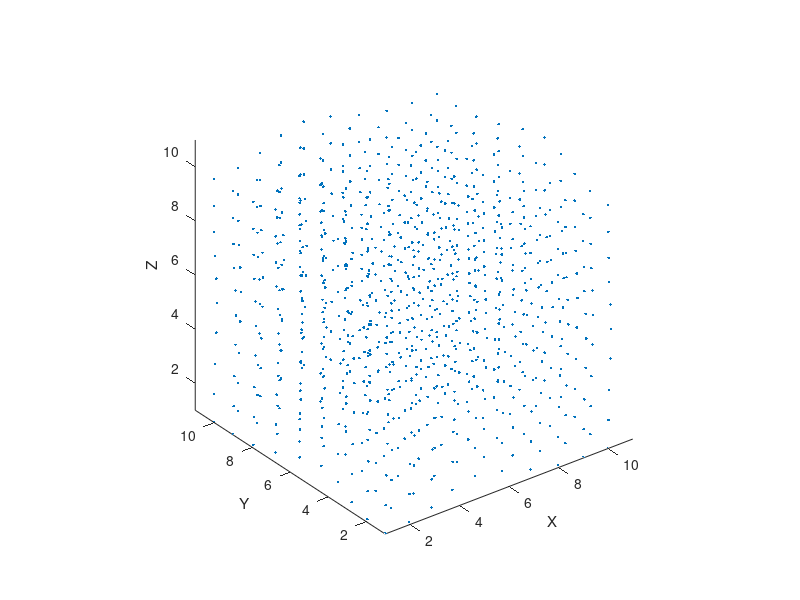

Here is the MATLAB script that generated this plot:
% Geometrodynamic_space
clear
clc

grid_size = 10; % number of points in each dimention.
a0 = 1; % lattice constant at rest
[grid_x, grid_y, grid_z] = meshgrid(1:grid_size);

% Gaussians:
sigma_x = 2;
sigma_y = 2;
sigma_z = 2;

mu_x = grid_size/2;
mu_y = grid_size/2;
mu_z = grid_size/2;

gauss_x = exp(-0.5*((grid_x - mu_x)/sigma_x).^2);
gauss_y = exp(-0.5*((grid_y - mu_y)/sigma_y).^2);
gauss_z = exp(-0.5*((grid_z - mu_z)/sigma_z).^2);

points_x = grid_x + 0.5*(gauss_y.^2 + gauss_z.^2);
points_y = grid_y + 0.5*(gauss_x.^2 + gauss_z.^2);
points_z = grid_z + 0.5*(gauss_x.^2 + gauss_y.^2);
% Unit cell


% Shift (x,y,z)
% grid_dx = diff(grid_x,1,2);
% grid_dy = diff(grid_y,1,1);
% grid_dz = diff(grid_z,1,3);
%
%%%

figure(17)
% scatter3(points_x(:), points_y(:), points_z(:),'.')
plot3(points_x(:), points_y(:), points_z(:),'.')
xlabel('X')
ylabel('Y')
zlabel('Z')
axis equal